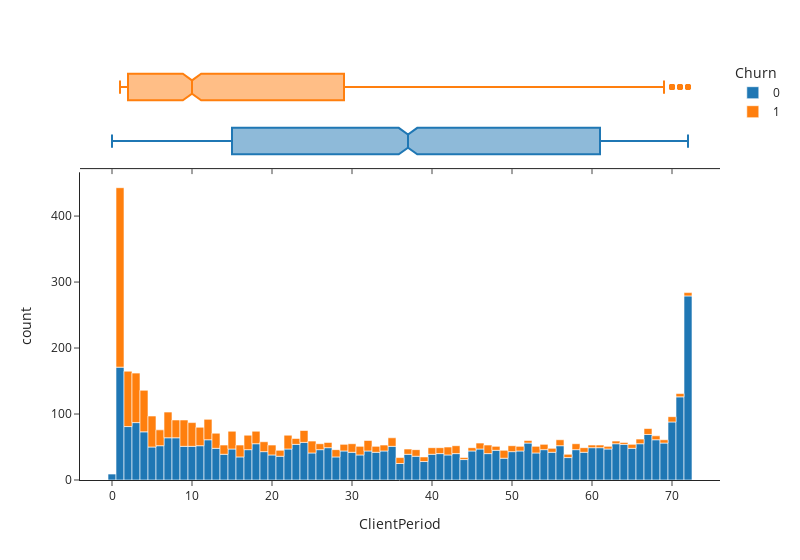
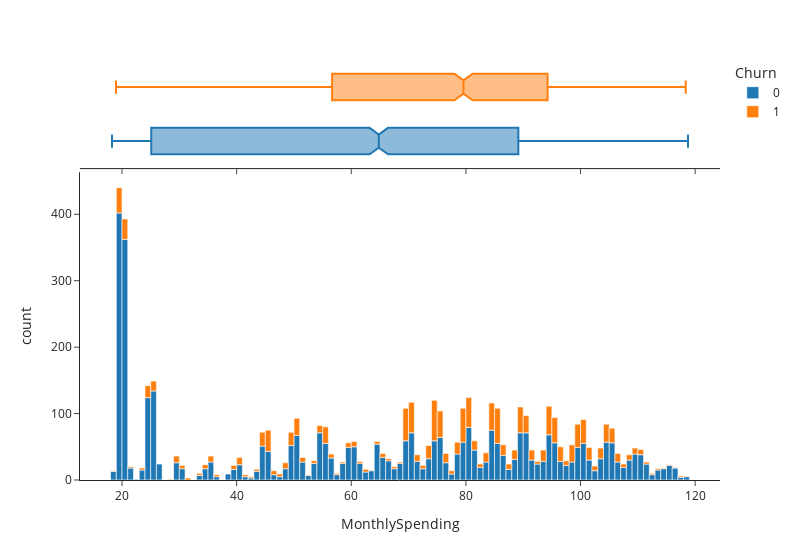
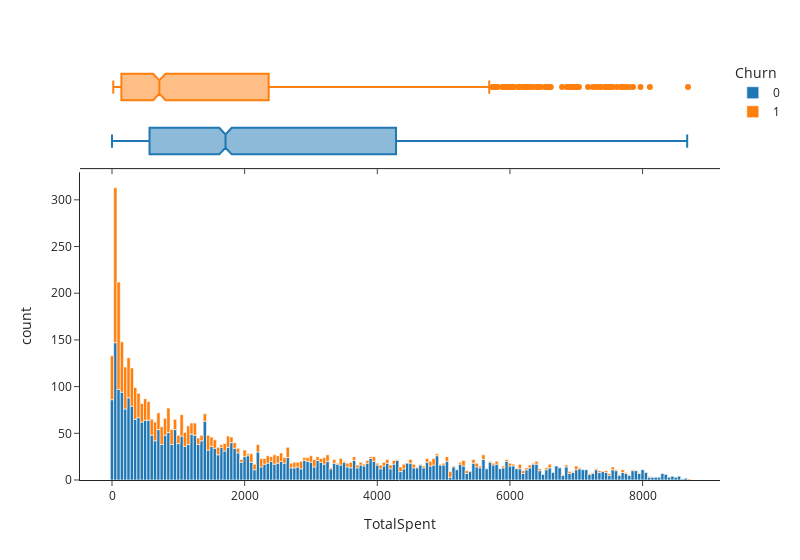

Notebook code cell kept with these figures, in order:
### Markdown cell above
Построим гистограму и boxplot для каждого числового признака

### Code cell
for row in num_cols:
    size = len(data[row].value_counts()) 
    if size >= 1000:
        size = 200
    fig = px.histogram(data,x=row, color='Churn', marginal='box', template="simple_white", nbins = size, width = 800)
    
    fig.show()

### Figure 1 — Plotly figure (JSON) as saved in the notebook; plotly's stock layout.template omitted (floating-point values rounded to 4 significant figures; data arrays with more than 128 entries replaced by an {"elided": "..."} marker saying what was removed)
{"data": [{"alignmentgroup": "True", "bingroup": "x", "hovertemplate": "Churn=0<br>ClientPeriod=%{x}<br>count=%{y}<extra></extra>", "legendgroup": "0", "marker": {"color": "#1F77B4", "pattern": {"shape": ""}}, "name": "0", "nbinsx": 73, "offsetgroup": "0", "orientation": "v", "showlegend": true, "type": "histogram", "x": {"elided": "3894 int values"}, "xaxis": "x", "yaxis": "y"}, {"alignmentgroup": "True", "hovertemplate": "Churn=0<br>ClientPeriod=%{x}<extra></extra>", "legendgroup": "0", "marker": {"color": "#1F77B4"}, "name": "0", "notched": true, "offsetgroup": "0", "showlegend": false, "type": "box", "x": {"elided": "3894 int values"}, "xaxis": "x2", "yaxis": "y2"}, {"alignmentgroup": "True", "bingroup": "x", "hovertemplate": "Churn=1<br>ClientPeriod=%{x}<br>count=%{y}<extra></extra>", "legendgroup": "1", "marker": {"color": "#FF7F0E", "pattern": {"shape": ""}}, "name": "1", "nbinsx": 73, "offsetgroup": "1", "orientation": "v", "showlegend": true, "type": "histogram", "x": {"elided": "1374 int values"}, "xaxis": "x", "yaxis": "y"}, {"alignmentgroup": "True", "hovertemplate": "Churn=1<br>ClientPeriod=%{x}<extra></extra>", "legendgroup": "1", "marker": {"color": "#FF7F0E"}, "name": "1", "notched": true, "offsetgroup": "1", "showlegend": false, "type": "box", "x": {"elided": "1374 int values"}, "xaxis": "x2", "yaxis": "y2"}], "layout": {"barmode": "relative", "legend": {"title": {"text": "Churn"}, "tracegroupgap": 0}, "margin": {"t": 60}, "width": 800, "xaxis": {"anchor": "y", "domain": [0, 1], "title": {"text": "ClientPeriod"}}, "xaxis2": {"anchor": "y2", "domain": [0, 1], "matches": "x", "showticklabels": false}, "yaxis": {"anchor": "x", "domain": [0, 0.7326], "title": {"text": "count"}}, "yaxis2": {"anchor": "x2", "domain": [0.7426, 1], "matches": "y2", "showline": false, "showticklabels": false, "ticks": ""}}}

### Figure 2 — Plotly figure (JSON) as saved in the notebook; plotly's stock layout.template omitted (floating-point values rounded to 4 significant figures; data arrays with more than 128 entries replaced by an {"elided": "..."} marker saying what was removed)
{"data": [{"alignmentgroup": "True", "bingroup": "x", "hovertemplate": "Churn=0<br>MonthlySpending=%{x}<br>count=%{y}<extra></extra>", "legendgroup": "0", "marker": {"color": "#1F77B4", "pattern": {"shape": ""}}, "name": "0", "nbinsx": 200, "offsetgroup": "0", "orientation": "v", "showlegend": true, "type": "histogram", "x": {"elided": "3894 float values"}, "xaxis": "x", "yaxis": "y"}, {"alignmentgroup": "True", "hovertemplate": "Churn=0<br>MonthlySpending=%{x}<extra></extra>", "legendgroup": "0", "marker": {"color": "#1F77B4"}, "name": "0", "notched": true, "offsetgroup": "0", "showlegend": false, "type": "box", "x": {"elided": "3894 float values"}, "xaxis": "x2", "yaxis": "y2"}, {"alignmentgroup": "True", "bingroup": "x", "hovertemplate": "Churn=1<br>MonthlySpending=%{x}<br>count=%{y}<extra></extra>", "legendgroup": "1", "marker": {"color": "#FF7F0E", "pattern": {"shape": ""}}, "name": "1", "nbinsx": 200, "offsetgroup": "1", "orientation": "v", "showlegend": true, "type": "histogram", "x": {"elided": "1374 float values"}, "xaxis": "x", "yaxis": "y"}, {"alignmentgroup": "True", "hovertemplate": "Churn=1<br>MonthlySpending=%{x}<extra></extra>", "legendgroup": "1", "marker": {"color": "#FF7F0E"}, "name": "1", "notched": true, "offsetgroup": "1", "showlegend": false, "type": "box", "x": {"elided": "1374 float values"}, "xaxis": "x2", "yaxis": "y2"}], "layout": {"barmode": "relative", "legend": {"title": {"text": "Churn"}, "tracegroupgap": 0}, "margin": {"t": 60}, "width": 800, "xaxis": {"anchor": "y", "domain": [0, 1], "title": {"text": "MonthlySpending"}}, "xaxis2": {"anchor": "y2", "domain": [0, 1], "matches": "x", "showticklabels": false}, "yaxis": {"anchor": "x", "domain": [0, 0.7326], "title": {"text": "count"}}, "yaxis2": {"anchor": "x2", "domain": [0.7426, 1], "matches": "y2", "showline": false, "showticklabels": false, "ticks": ""}}}

### Figure 3 — Plotly figure (JSON) as saved in the notebook; plotly's stock layout.template omitted (floating-point values rounded to 4 significant figures; data arrays with more than 128 entries replaced by an {"elided": "..."} marker saying what was removed)
{"data": [{"alignmentgroup": "True", "bingroup": "x", "hovertemplate": "Churn=0<br>TotalSpent=%{x}<br>count=%{y}<extra></extra>", "legendgroup": "0", "marker": {"color": "#1F77B4", "pattern": {"shape": ""}}, "name": "0", "nbinsx": 200, "offsetgroup": "0", "orientation": "v", "showlegend": true, "type": "histogram", "x": {"elided": "3894 float values"}, "xaxis": "x", "yaxis": "y"}, {"alignmentgroup": "True", "hovertemplate": "Churn=0<br>TotalSpent=%{x}<extra></extra>", "legendgroup": "0", "marker": {"color": "#1F77B4"}, "name": "0", "notched": true, "offsetgroup": "0", "showlegend": false, "type": "box", "x": {"elided": "3894 float values"}, "xaxis": "x2", "yaxis": "y2"}, {"alignmentgroup": "True", "bingroup": "x", "hovertemplate": "Churn=1<br>TotalSpent=%{x}<br>count=%{y}<extra></extra>", "legendgroup": "1", "marker": {"color": "#FF7F0E", "pattern": {"shape": ""}}, "name": "1", "nbinsx": 200, "offsetgroup": "1", "orientation": "v", "showlegend": true, "type": "histogram", "x": {"elided": "1374 float values"}, "xaxis": "x", "yaxis": "y"}, {"alignmentgroup": "True", "hovertemplate": "Churn=1<br>TotalSpent=%{x}<extra></extra>", "legendgroup": "1", "marker": {"color": "#FF7F0E"}, "name": "1", "notched": true, "offsetgroup": "1", "showlegend": false, "type": "box", "x": {"elided": "1374 float values"}, "xaxis": "x2", "yaxis": "y2"}], "layout": {"barmode": "relative", "legend": {"title": {"text": "Churn"}, "tracegroupgap": 0}, "margin": {"t": 60}, "width": 800, "xaxis": {"anchor": "y", "domain": [0, 1], "title": {"text": "TotalSpent"}}, "xaxis2": {"anchor": "y2", "domain": [0, 1], "matches": "x", "showticklabels": false}, "yaxis": {"anchor": "x", "domain": [0, 0.7326], "title": {"text": "count"}}, "yaxis2": {"anchor": "x2", "domain": [0.7426, 1], "matches": "y2", "showline": false, "showticklabels": false, "ticks": ""}}}
